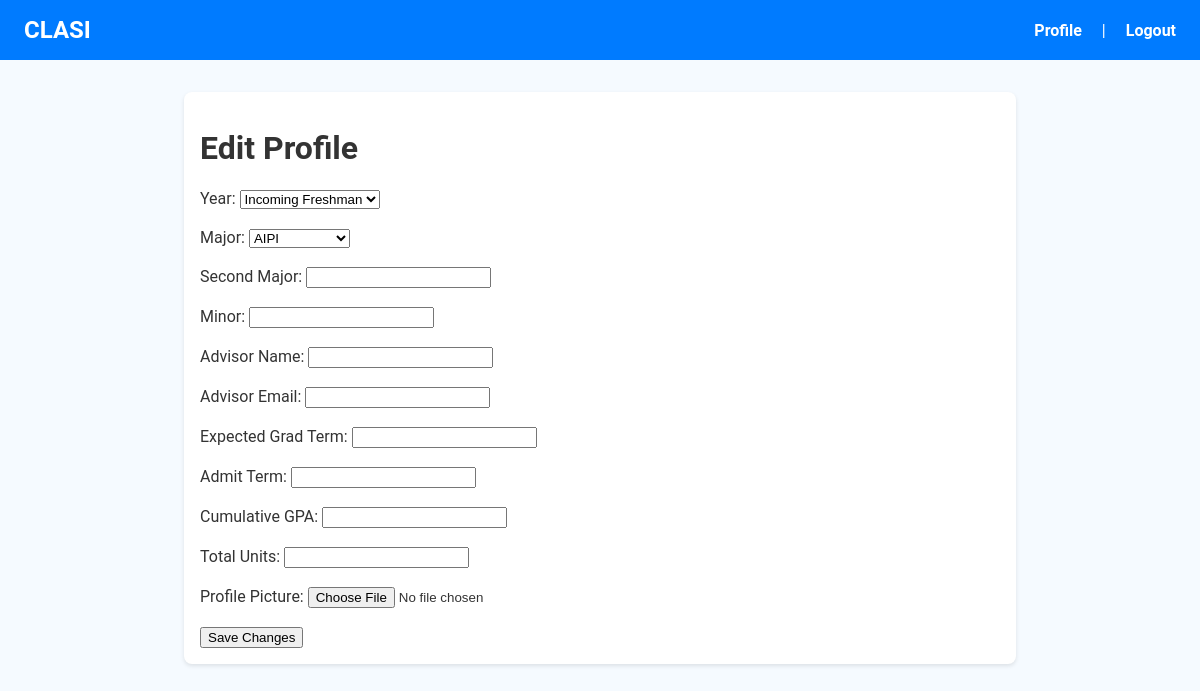
Page /profile/edit (signed in) on the earlier database version.
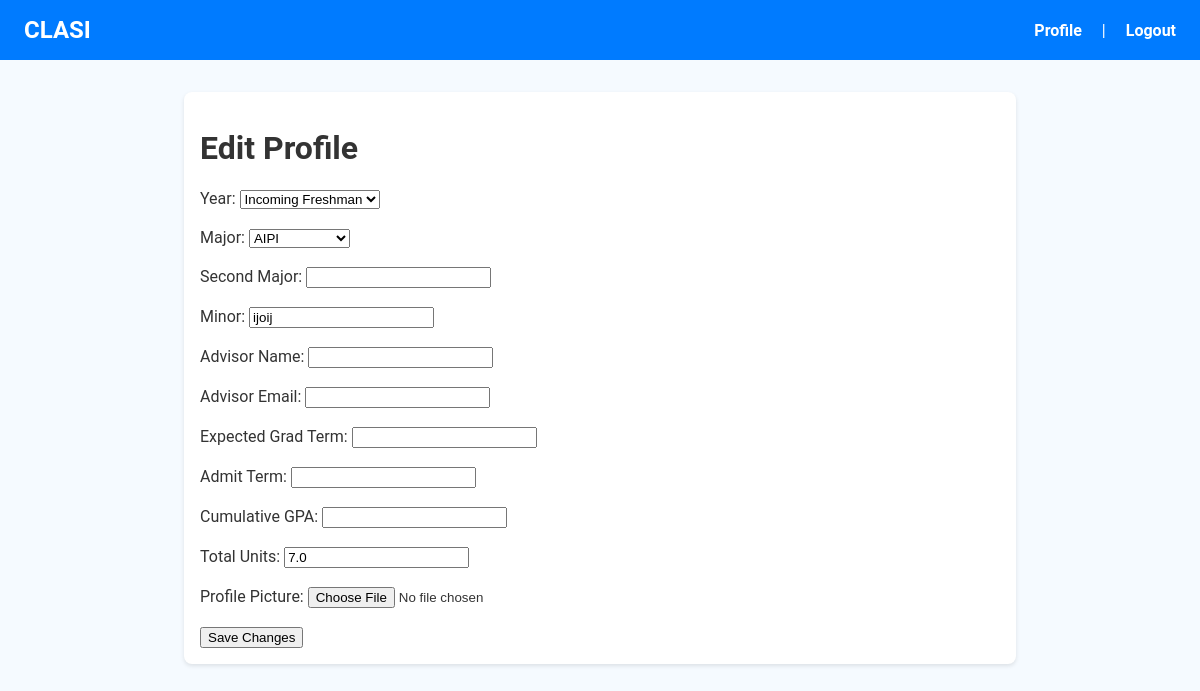
Same page on the later database version.
### tables this page shows
CREATE TABLE users (id INTEGER PRIMARY KEY AUTOINCREMENT, name TEXT NOT NULL, username TEXT UNIQUE NOT NULL, password_hash TEXT NOT NULL, year TEXT, major TEXT, second_major TEXT, minor TEXT, advisor_name TEXT, advisor_email TEXT, expected_grad_term TEXT, admit_term TEXT, gpa REAL, units REAL, profile_pic_path TEXT);

### src/api_ui.py (the view, shortened to what this page needs)
@app.route("/profile/edit", methods=["GET", "POST"])
@login_required
def edit_profile():
    conn = _get_conn()
    row  = conn.execute(
        "SELECT * FROM users WHERE id=?", (session["user_id"],)
    ).fetchone()
    subjects = [
        r["subject"] for r in conn.execute(
            "SELECT DISTINCT subject FROM courses ORDER BY subject"
        )
    ]
    conn.close()
    years = [
        ("2029", "Incoming Freshman"),
        ("2028", "Freshman"),
        ("2027", "Sophomore"),
        ("2026", "Junior"),
        ("2025", "Senior"),
    ]
    def val(col, default=""):
        return row[col] if row and row[col] is not None else default
    return render_template(
        "edit_profile.html",
        years            = years,
        subjects         = subjects,
        current_year     = val("year"),
        current_major    = val("major"),
        second_major     = val("second_major"),
        minor            = val("minor"),
        advisor_name     = val("advisor_name"),
        advisor_email    = val("advisor_email"),
        expected_grad_term = val("expected_grad_term"),
        admit_term       = val("admit_term"),
        gpa              = val("gpa"),
        units            = val("units")
    )

### src/api_ui.py (called while the page is built)
def _get_conn():
    conn = connect_db()
    conn.row_factory = sqlite3.Row
    return conn

def login_required(f):
    @wraps(f)
    def decorated(*args, **kwargs):
        if "user_id" not in session:
            return redirect(url_for("login"))
        return f(*args, **kwargs)
    return decorated

### src/db.py (called while the page is built)
def connect_db() -> sqlite3.Connection:
    return sqlite3.connect(DB_FILE)

### src/templates/edit_profile.html (shortened to what this page needs)
{% extends "base.html" %}
{% block content %}
<h1>Edit Profile</h1>
<form method="POST" enctype="multipart/form-data" style="max-width:500px;">
  <label for="year">Year:</label>
  <select id="year" name="year">
    {% for y, label in years %}
      <option value="{{ y }}" {{ "selected" if y == current_year else "" }}>{{ label }}</option>
    {% endfor %}
  </select><br><br>
  <label for="major">Major:</label>
  <select id="major" name="major">
    {% for subj in subjects %}
      <option value="{{ subj }}" {{ "selected" if subj == current_major else "" }}>{{ subj }}</option>
    {% endfor %}
  </select><br><br>
  <label>Second Major:</label>
  <input type="text" name="second_major" value="{{ second_major }}"><br><br>
  <label>Minor:</label>
  <input type="text" name="minor" value="{{ minor }}"><br><br>
  <label>Advisor Name:</label>
  <input type="text" name="advisor_name" value="{{ advisor_name }}"><br><br>
  <label>Advisor Email:</label>
  <input type="email" name="advisor_email" value="{{ advisor_email }}"><br><br>
  <label>Expected Grad Term:</label>
  <input type="text" name="expected_grad_term" value="{{ expected_grad_term }}"><br><br>
  <label>Admit Term:</label>
  <input type="text" name="admit_term" value="{{ admit_term }}"><br><br>
  <label>Cumulative GPA:</label>
  <input type="number" step="0.01" name="gpa" value="{{ gpa }}"><br><br>
  <label>Total Units:</label>
  <input type="number" step="0.1" name="units" value="{{ units }}"><br><br>
  <label>Profile Picture:</label>
  <input type="file" name="profile_pic" accept=".png,.jpg,.jpeg,.gif"><br><br>
  <button type="submit">Save Changes</button>
</form>
{% endblock %}

### src/templates/base.html (shortened to what this page needs)
<!DOCTYPE html>
<html lang="en">
<head>
</head>
<body>
  <header>
    <nav class="nav-left">
      <a href="{{ url_for('index') }}">CLASI</a>
    </nav>
    {% if session.username %}
      <nav class="nav-right">
        <a href="{{ url_for('profile') }}">Profile</a>
        <span class="separator">|</span>
        <a href="{{ url_for('logout') }}">Logout</a>
      </nav>
    {% else %}
      <nav class="nav-right">
        <a href="{{ url_for('login') }}">Login</a>
        <span class="separator">|</span>
        <a href="{{ url_for('signup') }}">Sign Up</a>
      </nav>
    {% endif %}
  </header>
  <main>
    {% block content %}{% endblock %}
  </main>
</body>
</html>

### src/templates/base.html (style rules this page uses)
body { margin: 0; font-family: Roboto, sans-serif; background-color: #f5faff; color: #333; }
header { display: flex; justify-content: space-between; align-items: center; background-color: #007bff; padding: 1rem; }
header a { color: #fff; text-decoration: none; font-weight: 600; margin: 0 0.5rem; }
.nav-left a { font-size: 1.5rem; }
.separator { color: #fff; margin: 0 0.5rem; }
main { max-width: 800px; margin: 2rem auto; padding: 1rem; background: #fff; border-radius: 8px; box-shadow: 0 2px 4px rgba(0,0,0,0.1); }

Differences in the rows shown:
now on this page (row edited): users: minor "ijoij", units "7.0"
